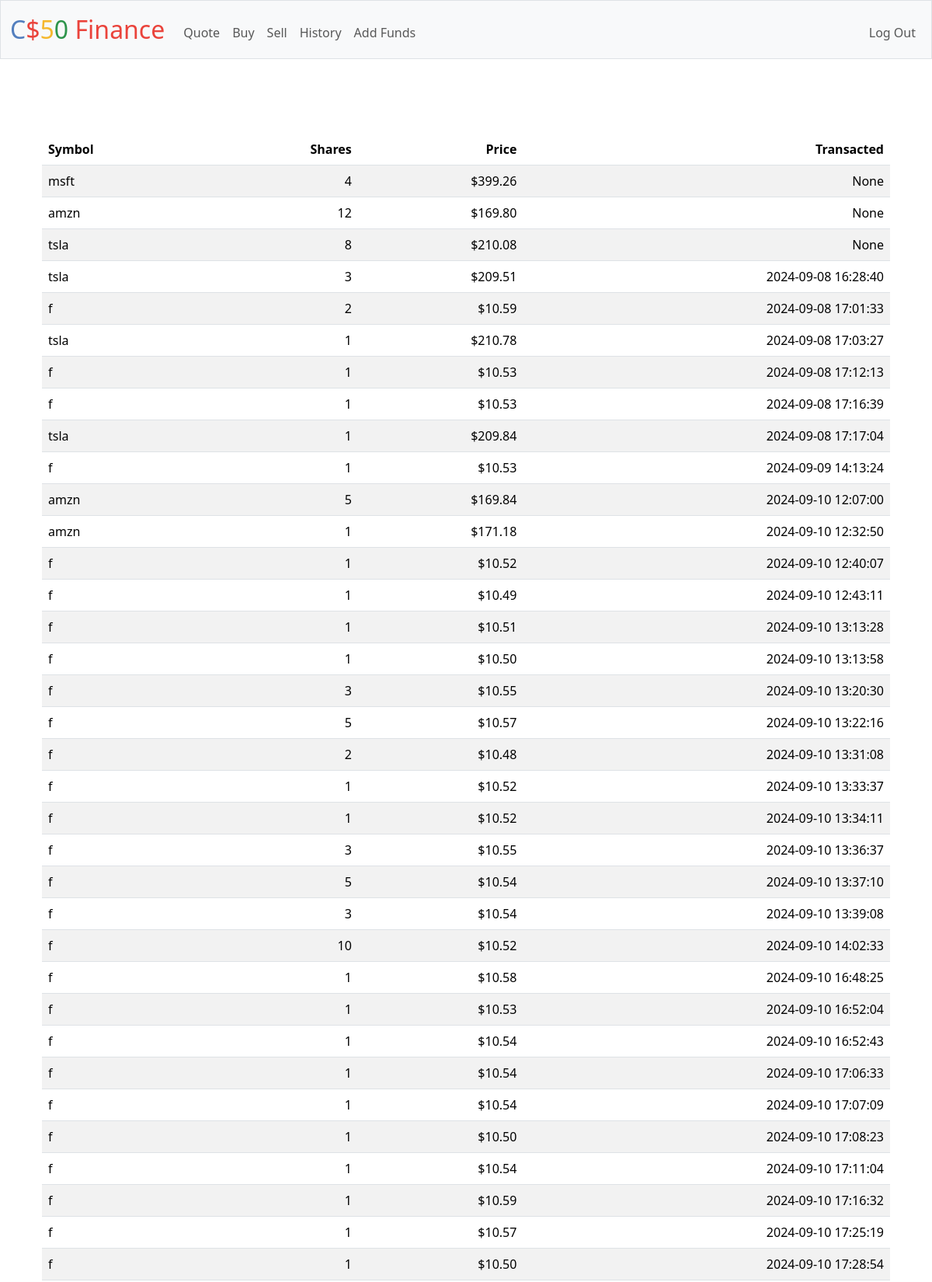
Screenshot of /history (signed in, upper part) with the database file from the repository.
### tables this page shows
CREATE TABLE log (
    transactionid INTEGER PRIMARY KEY AUTOINCREMENT NOT NULL,
    userid INTEGER NOT NULL,
    symbol TEXT NOT NULL,
    shares INTEGER NOT NULL,
    price NUMERIC NOT NULL
, timestamp TIMESTAMP DEFAUL0);

### app.py (the view)
@app.route("/history")
@login_required
def history():
    userid = session.get("user_id")
    stocks = db.execute(
        "SELECT symbol, shares, price, timestamp FROM log WHERE userid= ? ORDER BY timestamp", userid)
    return render_template("history.html", stocks=stocks, usd=usd)

### app.py (called while the page is built)
@app.after_request
def after_request(response):
    response.headers["Cache-Control"] = "no-cache, no-store, must-revalidate"
    response.headers["Expires"] = 0
    response.headers["Pragma"] = "no-cache"
    return response

### helpers.py (called while the page is built)
def login_required(f):
    @wraps(f)
    def decorated_function(*args, **kwargs):
        if session.get("user_id") is None:
            return redirect("/login")
        return f(*args, **kwargs)
    return decorated_function

def usd(value):
    return f"${value:,.2f}"

### templates/history.html (shortened to what this page needs)
{% extends "layout.html" %}
{% block main %}
    <main class="container py-5 text-center">
        <table class="table table-striped">
            <thead>
                <tr>
                    <th class="text-start">Symbol</th>
                    <th class="text-end">Shares</th>
                    <th class="text-end">Price</th>
                    <th class="text-end">Transacted</th>
                </tr>
            </thead>
            <tbody>
                {% for stock in stocks %}
                    <tr>
                        <td class="text-start">{{ stock.symbol }}</td>
                        <td class="text-end">{{ 'N/A' if stock.shares == 0 else stock.shares }}</td>
                        <td class="text-end">{{ usd(stock.price) }}</td>
                        <td class="text-end">{{ stock.timestamp }}</td>
                    </tr>
                {% endfor %}
            </tbody>
        </table>
{% endblock %}

### templates/layout.html (shortened to what this page needs)
<!DOCTYPE html>
<html lang="en">
    <head>
        <link href="https://cdn.jsdelivr.net/npm/bootstrap@5.3.3/dist/css/bootstrap.min.css" rel="stylesheet">
        <link href="/static/styles.css" rel="stylesheet">
    </head>
    <body>
        <nav class="bg-light border navbar navbar-expand-md navbar-light">
            <div class="container-fluid">
                <a class="navbar-brand" href="/"><span class="blue">C</span><span class="red">$</span><span class="yellow">5</span><span class="green">0</span> <span class="red">Finance</span></a>
                <div class="collapse navbar-collapse" id="navbar">
                    {% if session["user_id"] %}
                        <ul class="navbar-nav me-auto mt-2">
                            <li class="nav-item"><a class="nav-link" href="/quote">Quote</a></li>
                            <li class="nav-item"><a class="nav-link" href="/buy">Buy</a></li>
                            <li class="nav-item"><a class="nav-link" href="/sell">Sell</a></li>
                            <li class="nav-item"><a class="nav-link" href="/history">History</a></li>
                            <li class="nav-item"><a class="nav-link" href="/add">Add Funds</a></li>
                        </ul>
                        <ul class="navbar-nav ms-auto mt-2">
                            <li class="nav-item"><a class="nav-link" href="/logout">Log Out</a></li>
                        </ul>
                    {% else %}
                        <ul class="navbar-nav ms-auto mt-2">
                            <li class="nav-item"><a class="nav-link" href="/register">Register</a></li>
                            <li class="nav-item"><a class="nav-link" href="/login">Log In</a></li>
                        </ul>
                    {% endif %}
                </div>
            </div>
        </nav>
        <main class="container py-5 text-center">
            {% block main %}{% endblock %}
        </main>
    </body>
</html>

### static/styles.css (style rules this page uses)
nav .navbar-brand { font-size: xx-large; }
nav .navbar-brand .blue { color: #537fbe; }
nav .navbar-brand .red { color: #ea433b; }
nav .navbar-brand .yellow { color: #f5b82e; }
nav .navbar-brand .green { color: #2e944b; }

### rows the page displays
log: symbol "msft", shares "4", price "$399.26", timestamp "None"
log: symbol "amzn", shares "12", price "$169.80", timestamp "None"
log: symbol "tsla", shares "8", price "$210.08", timestamp "None"
log: symbol "tsla", shares "3", price "$209.51", timestamp "2024-09-08 16:28:40"
log: symbol "f", shares "2", price "$10.59", timestamp "2024-09-08 17:01:33"
log: symbol "tsla", shares "1", price "$210.78", timestamp "2024-09-08 17:03:27"
log: symbol "f", shares "1", price "$10.53", timestamp "2024-09-08 17:12:13"
log: symbol "f", shares "1", price "$10.53", timestamp "2024-09-08 17:16:39"
log: symbol "tsla", shares "1", price "$209.84", timestamp "2024-09-08 17:17:04"
log: symbol "f", shares "1", price "$10.53", timestamp "2024-09-09 14:13:24"
log: symbol "amzn", shares "5", price "$169.84", timestamp "2024-09-10 12:07:00"
log: symbol "amzn", shares "1", price "$171.18", timestamp "2024-09-10 12:32:50"
log: symbol "f", shares "1", price "$10.52", timestamp "2024-09-10 12:40:07"
log: symbol "f", shares "1", price "$10.49", timestamp "2024-09-10 12:43:11"
log: symbol "f", shares "1", price "$10.51", timestamp "2024-09-10 13:13:28"
log: symbol "f", shares "1", price "$10.50", timestamp "2024-09-10 13:13:58"
log: symbol "f", shares "3", price "$10.55", timestamp "2024-09-10 13:20:30"
log: symbol "f", shares "5", price "$10.57", timestamp "2024-09-10 13:22:16"
log: symbol "f", shares "2", price "$10.48", timestamp "2024-09-10 13:31:08"
log: symbol "f", shares "1", price "$10.52", timestamp "2024-09-10 13:33:37"
log: symbol "f", shares "1", price "$10.52", timestamp "2024-09-10 13:34:11"
log: symbol "f", shares "3", price "$10.55", timestamp "2024-09-10 13:36:37"
log: symbol "f", shares "5", price "$10.54", timestamp "2024-09-10 13:37:10"
log: symbol "f", shares "3", price "$10.54", timestamp "2024-09-10 13:39:08"
log: symbol "f", shares "10", price "$10.52", timestamp "2024-09-10 14:02:33"
log: symbol "f", shares "1", price "$10.58", timestamp "2024-09-10 16:48:25"
log: symbol "f", shares "1", price "$10.53", timestamp "2024-09-10 16:52:04"
log: symbol "f", shares "1", price "$10.54", timestamp "2024-09-10 16:52:43"
log: symbol "f", shares "1", price "$10.54", timestamp "2024-09-10 17:06:33"
log: symbol "f", shares "1", price "$10.54", timestamp "2024-09-10 17:07:09"
log: symbol "f", shares "1", price "$10.50", timestamp "2024-09-10 17:08:23"
log: symbol "f", shares "1", price "$10.54", timestamp "2024-09-10 17:11:04"
log: symbol "f", shares "1", price "$10.59", timestamp "2024-09-10 17:16:32"
log: symbol "f", shares "1", price "$10.57", timestamp "2024-09-10 17:25:19"
log: symbol "f", shares "1", price "$10.50", timestamp "2024-09-10 17:28:54"
